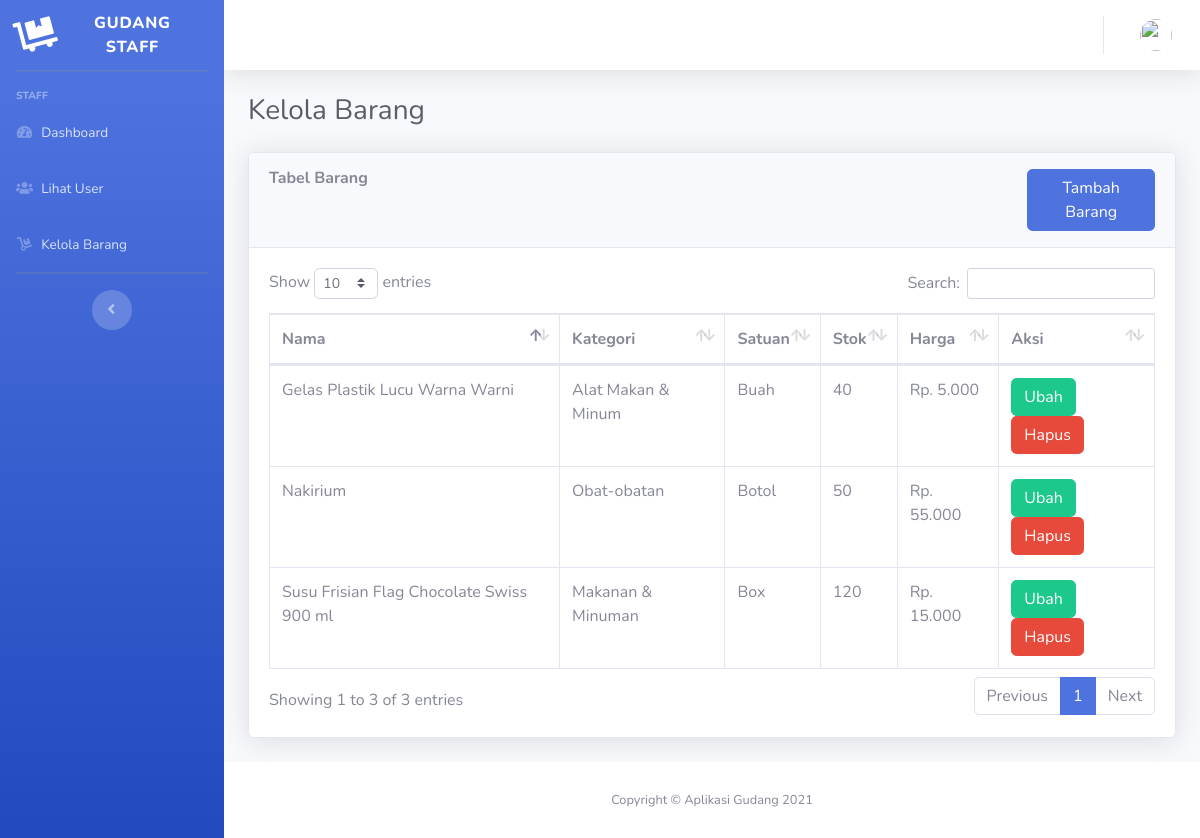
The app's page /index.php/staff/barang with its own data.
### tables this page shows
CREATE TABLE `barang` (
  `kode` int(11) NOT NULL AUTO_INCREMENT,
  `nama` varchar(50) NOT NULL,
  `kategori` varchar(50) NOT NULL,
  `satuan` varchar(15) NOT NULL,
  `stok` int(11) NOT NULL,
  `harga` int(11) NOT NULL,
  PRIMARY KEY (`kode`)
);

### application/controllers/Staff.php (called while the page is built, shortened)
<?php
class Staff extends CI_Controller
{
    public function __construct()
    {
        $this->load->database();
        $this->load->model('User_model');
        $this->load->model('Barang_model');
    }
    public function barang()
    {
        $recordBarang = $this->Barang_model->getDataBarang();
        $content = array('data_barang' => $recordBarang);
        $data['title'] = 'Kelola Barang';
        $data['user'] = $this->db->get_where('user', ['email' => $this->session->userdata('email')])->row_array();
        $data['isi'] = $this->load->view('staff/barang', $content, TRUE);
        $this->load->view('staff/index', $data);
    }
}

### index.php (called while the page is built, shortened)
<?php
require_once BASEPATH.'core/CodeIgniter.php';

### application/models/Barang_model.php (called while the page is built, shortened)
<?php
class Barang_model extends CI_Model {
    public function getDataBarang() {
        $this->db->select('*');
        $this->db->from('barang');
        $query = $this->db->get();
        return $query->result();
    }
}

### application/views/staff/barang.php (the view, shortened to what this page needs)
<div class="card shadow mb-4">
    <div class="card-header py-3">
        <div class="row">
            <div class="col">
                <h6 class="m-0 font-weight-bold">Tabel Barang</h6>
            </div>
            <div class="col col-sm-2">
                <a onclick="document.location.href='<?php echo base_url('staff/formtambahbarang') ?>'" class="btn btn-primary">Tambah Barang</a>
            </div>
        </div>
    </div>
    <div class="card-body">
        <div class="table-responsive">
            <table class="table table-bordered" id="dataTable" width="100%" cellspacing="0">
                <thead>
                    <tr>
                        <th>Nama</th>
                        <th>Kategori</th>
                        <th>Satuan</th>
                        <th>Stok</th>
                        <th>Harga</th>
                        <th>Aksi</th>
                    </tr>
                </thead>
                <?php
                foreach($data_barang as $row) {
                ?>
                    <tr>
                        <td><?php echo $row->nama ?></td>
                        <td><?php echo $row->kategori ?></td>
                        <td><?php echo $row->satuan ?></td>
                        <td><?php echo $row->stok ?></td>
                        <td>
                            <?php
                                $konv = "Rp. " . number_format($row->harga, 0, ",", ".");
                                echo $konv;
                            ?>
                        </td>
                        <td>
                            <a href="<?php echo base_url('staff/formubahbarang/') .$row->kode ?>" class="btn btn-success">Ubah</a>
                            <a href="hapusBarang?kode=<?php echo $row->kode ?>" onclick="return confirm('Apakah anda yakin akan menghapus barang?')" class="btn btn-danger">Hapus</a>
                        </td>
                    </tr>
                <?php } ?>
            </table>
        </div>
    </div>
</div>

### records on screen
barang: nama "Susu Frisian Flag Chocolate Swiss 900 ml", kategori "Makanan & Minuman", satuan "Box", stok "120", harga "Rp. 15.000"
barang: nama "Gelas Plastik Lucu Warna Warni", kategori "Alat Makan & Minum", satuan "Buah", stok "40", harga "Rp. 5.000"
barang: nama "Nakirium", kategori "Obat-obatan", satuan "Botol", stok "50", harga "Rp. 55.000"

### other values on screen
$title "Kelola Barang"
